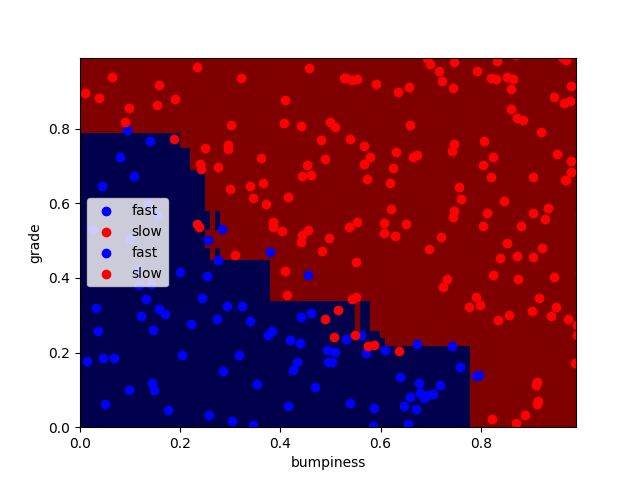

Write Python code to recreate this figure.
#!/usr/bin/python

import matplotlib.pyplot as plt
from prep_terrain_data import makeTerrainData
from class_vis import prettyPicture
from sklearn import ensemble
from time import time

features_train, labels_train, features_test, labels_test = makeTerrainData()


### the training data (features_train, labels_train) have both "fast" and "slow"
### points mixed together--separate them so we can give them different colors
### in the scatterplot and identify them visually
grade_fast = [features_train[ii][0] for ii in range(0, len(features_train)) if labels_train[ii]==0]
bumpy_fast = [features_train[ii][1] for ii in range(0, len(features_train)) if labels_train[ii]==0]
grade_slow = [features_train[ii][0] for ii in range(0, len(features_train)) if labels_train[ii]==1]
bumpy_slow = [features_train[ii][1] for ii in range(0, len(features_train)) if labels_train[ii]==1]


#### initial visualization
plt.xlim(0.0, 1.0)
plt.ylim(0.0, 1.0)
plt.scatter(bumpy_fast, grade_fast, color = "b", label="fast")
plt.scatter(grade_slow, bumpy_slow, color = "r", label="slow")
plt.legend()
plt.xlabel("bumpiness")
plt.ylabel("grade")
#plt.show()
################################################################################


### your code here!  name your classifier object clf if you want the 
### visualization code (prettyPicture) to show you the decision boundary
clf = ensemble.AdaBoostClassifier(random_state=42, n_estimators=80)
t0 = time()
clf.fit(features_train, labels_train)
t1 = time()
acc = clf.score(features_test, labels_test)
t2 = time()

print("prediction accuracy: {}".format(acc))
print("training time: {0}s ({1} data points), prediction time: {2}s ({3} data points)".format(round(t2-t0, 3), len(features_train), round(t2-t1, 3), len(features_test)))
prettyPicture(clf, features_test, labels_test)
